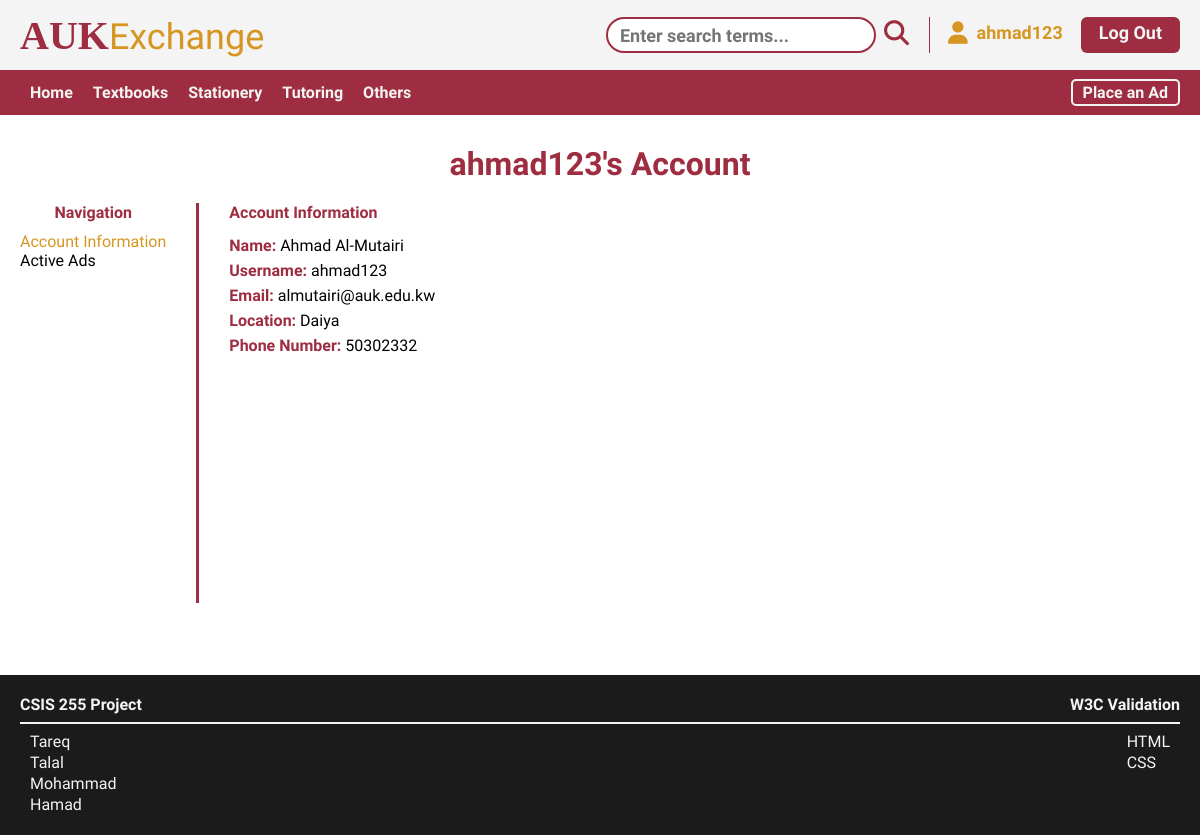
/account.php (signed in), run on the app's committed database.
### tables this page shows
CREATE TABLE `accounts` (
  `ID` int(11) NOT NULL,
  `Username` varchar(20) NOT NULL,
  `Fname` varchar(20) NOT NULL,
  `Lname` varchar(20) NOT NULL,
  `Email` varchar(50) NOT NULL,
  `Location` varchar(50) NOT NULL,
  `Phone_Num` bigint(20) NOT NULL,
  `Password` varchar(50) NOT NULL
);

### functions.php (called while the page is built, shortened)
<?php
function check_login($con)
{
    if (isset($_SESSION['ID'])) {
        $id = $_SESSION['ID'];
        $query = "SELECT * FROM accounts WHERE ID = '$id'";
        $result = mysqli_query($con, $query);
        if ($result && mysqli_num_rows($result) > 0) {
            $user_data = mysqli_fetch_array($result);
            return $user_data;
        }
    }
}
?>

### account.php (the view, shortened to what this page needs)
<?php
include("connection.php");
include("functions.php");
$_user_data = check_login($con);
?>
<!DOCTYPE html>
<html lang="en">
<head>
    <link rel="stylesheet" href="style.css" />
</head>
<body>
    <nav class="top-nav">
        <div class="top-nav_content container">
            <h2 class="top-nav_logo"><span class="logo-span">AUK</span>Exchange</h2>
            <ul class="top-nav_list">
                <li class="top-nav_item1">
                    <form action="search.php" method="GET">
                        <input type="text" name="search" id="search" placeholder="Enter search terms..." required />
                        <button type="submit"><i class="fas fa-search"></i></button>
                    </form>
                </li>
                <?php if (isset($_user_data['ID'])) { ?>
                <li class="top-nav_item2"><a class="highlight-dark-yellow" href="account.php"><i
                            class="fas fa-user fa-lg"></i>&nbsp; <?php echo $_user_data['Username'] ?></a></li>
                <li class="top-nav_item3"><a href="logout.php">Log Out</a></li>
                <?php } else { ?>
                <li class="top-nav_item2"><a href="login.php">Log In</a></li>
                <li class="top-nav_item3"><a href="signup.php">Sign Up</a></li>
                <?php } ?>
            </ul>
        </div>
    </nav>
    <nav class="bottom-nav">
        <div class="bottom-nav_content container">
            <ul class="bottom-nav_list">
                <li><a href="homepage.php">Home</a></li>
                <li><a href="book.php">Textbooks</a></li>
                <li>
                    <a href="stationery.php">Stationery</a>
                </li>
                <li><a href="tutoring.php">Tutoring</a></li>
                <li><a href="other.php">Others</a></li>
                <li class="bottom-nav_lastitem"><a <?php if (isset($_user_data['ID'])) { ?> href="create_ad.php"
                        <?php } else { ?> href="login.php" <?php } ?>>Place an Ad</a></li>
            </ul>
        </div>
    </nav>
    <main class="account_main container">
        <h1 class="account_heading"><?php echo $_user_data['Username'] ?>'s Account</h1>
        <div class="account_content">
            <ul class="account_list">
                <li class="first-item">Navigation</li>
                <li><a class="highlight-dark-yellow" href="account.php">Account Information</a></li>
                <li><a href="active_ads.php">Active Ads</a></li>
            </ul>
            <ul class="account_info">
                <li class="account_info_title">Account Information</li>
                <li>
                    <span>Name:</span> <?php echo $_user_data['Fname'] ?> <?php echo $_user_data['Lname'] ?>
                </li>
                <li><span>Username:</span> <?php echo $_user_data['Username'] ?> </li>
                <li>
                    <span>
                        Email:</span> <?php echo $_user_data['Email'] ?>
                </li>
                <li><span>Location:</span> <?php echo $_user_data['Location'] ?></li>
                <li><span>Phone Number:</span> <?php echo $_user_data['Phone_Num'] ?></li>
            </ul>
        </div>
    </main>
    <footer class=" footer">
        <div class="footer-content container">
            <div class="footer-title">
                <h4 class="footer-title_subject">CSIS 255 Project</h4>
                <h4 class="footer-title_validation">W3C Validation</h4>
            </div>
            <div class="footer-details">
                <ul class="footer-details-names">
                    <li>Tareq</li>
                    <li>Talal</li>
                    <li>Mohammad</li>
                    <li>Hamad</li>
                </ul>
                <ul class="footer-details-icons">
                    <li>HTML</li>
                    <li>CSS</li>
                </ul>
            </div>
        </div>
    </footer>
</body>
</html>

### style.css (style rules this page uses)
* { box-sizing: border-box; margin: 0; padding: 0; }
body { font-family: Mulish, "Trebuchet MS", sans-serif; }
a { text-decoration: none; color: #000; }
.container { max-width: 1200px; padding: 0 20px; margin: auto; }
.highlight-dark-yellow { color: #d69622 !important; }
.top-nav { background-color: #f4f4f4; }
.top-nav_content { display: flex; justify-content: space-between; align-items: center; height: 70px; }
.top-nav_logo { color: #d69622; font-weight: lighter; font-size: 36px; }
.logo-span { color: #9f2d41; font-family: "Times New Roman", Times, serif; font-weight: bold; font-size: 40px; }
.top-nav_list { display: flex; justify-content: end; list-style: none; }
.top-nav_item1 input[type="text"] { border: 2px solid #9f2d41; font-weight: bold; font-size: 18px; padding-left: 12px; margin-right: 4px; outline: none; font-family: Mulish; border-radius: 50px; height: 36px; }
.top-nav_item1 { padding-right: 20px; }
.top-nav_item1 button { background-color: transparent; border: none; cursor: pointer; color: #9f2d41; font-size: 25px; }
.top-nav_item2, .top-nav_item3 { padding: 5px 18px; font-size: 18px; font-weight: bold; }
.top-nav_item2 { border-left: solid 1px #9f2d41; }
.top-nav_item3 { background-color: #9f2d41; border-radius: 6px; }
.top-nav_item3 a { color: #f4f4f4; }
.bottom-nav { background-color: #9f2d41; }
.bottom-nav_content { height: 45px; display: flex; align-items: center; }
.bottom-nav_list { list-style: none; width: 100%; display: flex; }
.bottom-nav_list a { color: #f4f4f4; font-weight: bold; padding: 0 10px; }
.bottom-nav_lastitem { margin-left: auto; }
.bottom-nav_lastitem a { padding: 2px 10px; color: #f4f4f4; border: solid 2px #f4f4f4; border-radius: 5px; }
.footer { background-color: #1b1b1b; }
.footer-content { padding: 20px 20px; height: 160px; color: #f4f4f4; }
.footer-title { display: flex; justify-content: space-between; border-bottom: 2px solid #f4f4f4; }
.footer-title > * { padding-bottom: 8px; }
.footer-details { display: flex; justify-content: space-between; }
.footer-content ul { list-style: none; padding-top: 8px; }
.footer-details-names { padding-left: 10px; }
.footer-details-icons { padding-right: 10px; }
.footer-details li { font-size: 16px; padding-bottom: 2px; }
.account_main { min-height: 70vh; }
.account_heading { color: #9f2d41; text-align: center; padding: 30px 0 20px 0; }
.account_content { display: flex; }
.account_content ul { list-style: none; }
.account_list { padding-right: 30px; height: 50vh; }
.account_list .first-item { font-weight: bold; margin-bottom: 10px; color: #9f2d41; text-align: center; }
.account_info { padding-left: 30px; border-left: #9f2d41 solid 3px; }
.account_info li { margin-bottom: 6px; }
.account_info_title { font-weight: bold; padding-bottom: 8px; color: #9f2d41; }
.account_info span { font-weight: bold; color: #9f2d41; }

### data on the page
accounts: Username "ahmad123", Fname "Ahmad", Lname "Al-Mutairi", Email "almutairi@auk.edu.kw", Location "Daiya", Phone_Num "50302332"
